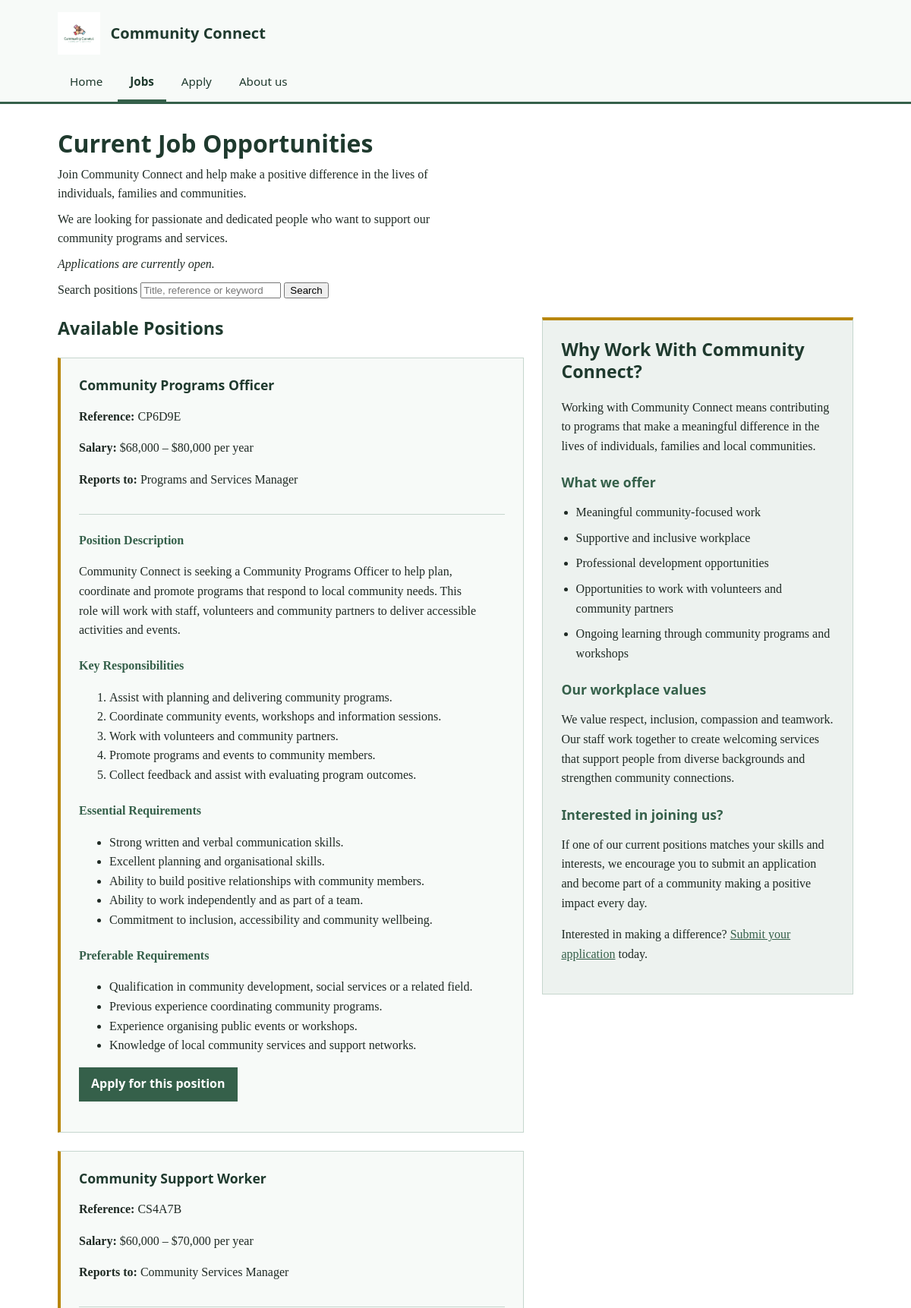
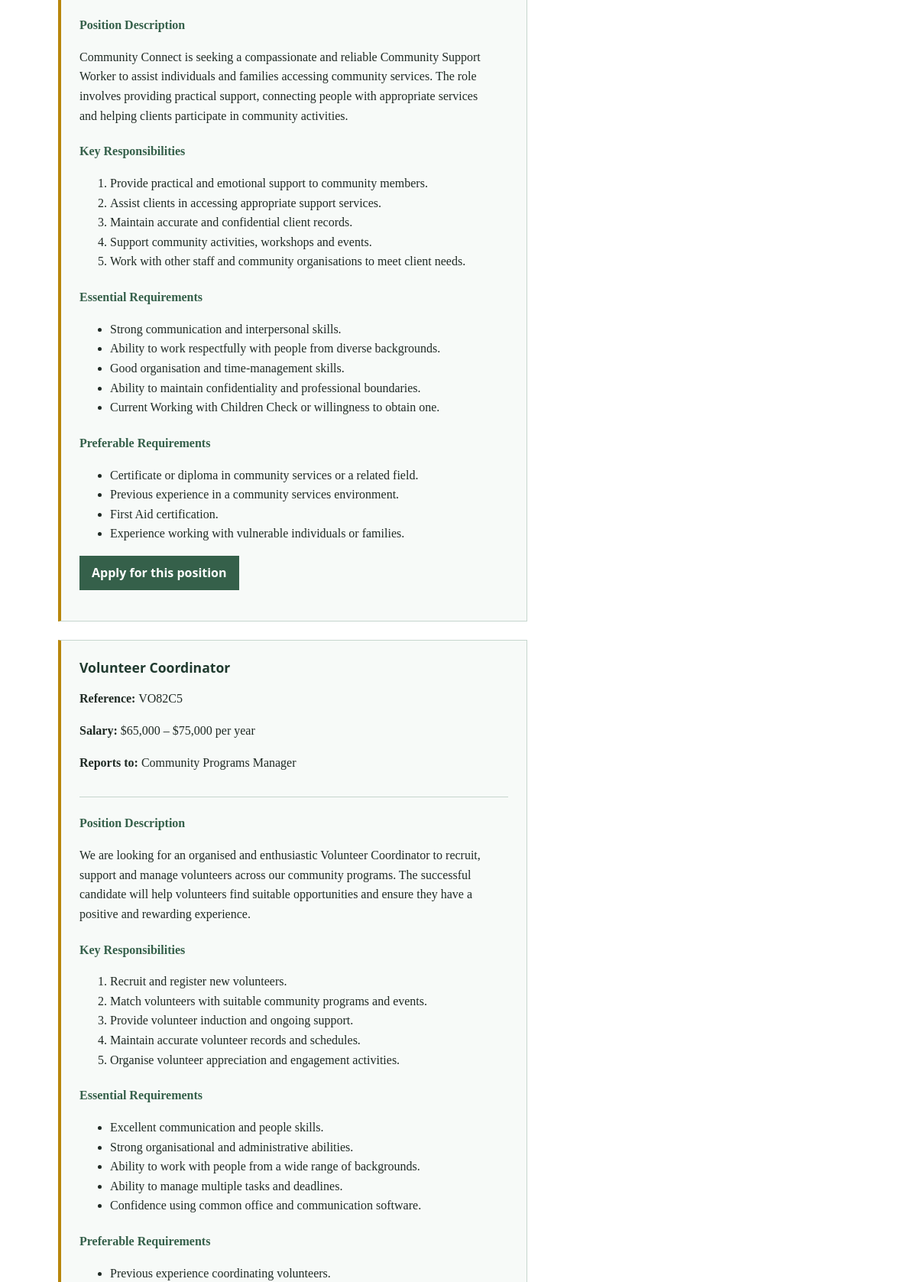
/jobs.php (upper part), run on the app's committed database (2 pictures, top to bottom).
### tables this page shows
CREATE TABLE IF NOT EXISTS jobs (
  job_reference CHAR(6) NOT NULL PRIMARY KEY,
  title VARCHAR(100) NOT NULL,
  description TEXT NOT NULL,
  salary_range VARCHAR(60) NOT NULL,
  reports_to VARCHAR(100) NOT NULL,
  responsibilities TEXT NOT NULL,            
  essential_qualifications TEXT NOT NULL,    
  preferable_qualifications TEXT NULL        
);

### jobs.php (the view, shortened to what this page needs)
<?php
require_once __DIR__ . '/settings.php';
function e($value) {
    return htmlspecialchars((string)$value, ENT_QUOTES, 'UTF-8');
}
function render_items($text) {
    $html = '';
    foreach (preg_split('/\R/', trim((string)$text), -1, PREG_SPLIT_NO_EMPTY) as $item) {
        $html .= '<li>' . e(trim($item)) . "</li>\n";
    }
    return $html;
}
$search = (isset($_GET['q']) && is_string($_GET['q'])) ? mb_substr(trim($_GET['q']), 0, 100) : '';
$jobs = [];
$db_error = false;
try {
    $conn = mysqli_connect($host, $user, $password, $database);
    mysqli_set_charset($conn, 'utf8mb4');
    if ($search === '') {
        $stmt = mysqli_prepare($conn, "SELECT * FROM jobs ORDER BY title");
    }
    mysqli_stmt_execute($stmt);
    $result = mysqli_stmt_get_result($stmt);
    while ($row = mysqli_fetch_assoc($result)) {
        $jobs[] = $row;
    }
} catch (Throwable $ex) {
    $db_error = true;
}
?>
<!DOCTYPE html>
<html lang="en">
<head>
    <link rel="stylesheet" href="styles/styles.css">
</head>
<body class="page-jobs">
    <?php require __DIR__ . '/header.inc'; ?>
    <?php require __DIR__ . '/nav.inc'; ?>
    <main id="main-content">
        <section>
            <h1>Current Job Opportunities</h1>
            <p>
                Join Community Connect and help make a positive difference
                in the lives of individuals, families and communities.
            </p>
            <p>
                We are looking for passionate and dedicated people who want
                to support our community programs and services.
            </p>
            <p class="job-note">Applications are currently open.</p>
<form method="get" action="jobs.php" role="search" class="job-search">
    <label for="q">Search positions</label>
    <input type="search" id="q" name="q" maxlength="100"
           value="<?php echo e($search); ?>" placeholder="Title, reference or keyword">
    <button type="submit">Search</button>
</form>
        </section>
        <section aria-labelledby="available-jobs">
            <h2 id="available-jobs">Available Positions</h2>
           <?php if ($db_error): ?>
                <p>Sorry, job listings are temporarily unavailable. Please try again later.</p>
            <?php elseif (!$jobs): ?>
                <p>No positions found<?php echo $search !== '' ? ' for &quot;' . e($search) . '&quot;' : ''; ?>.
                   <?php if ($search !== ''): ?><a href="jobs.php">View all positions</a><?php endif; ?></p>
            <?php else: ?>
                <?php foreach ($jobs as $job): ?>
                <article>
                    <header>
                        <h3><?php echo e($job['title']); ?></h3>
                        <p><strong>Reference:</strong> <?php echo e($job['job_reference']); ?></p>
                        <p><strong>Salary:</strong> <?php echo e($job['salary_range']); ?></p>
                        <p><strong>Reports to:</strong> <?php echo e($job['reports_to']); ?></p>
                    </header>
                    <section>
                        <h4>Position Description</h4>
                        <p><?php echo e($job['description']); ?></p>
                    </section>
                    <section>
                        <h4>Key Responsibilities</h4>
                        <ol><?php echo render_items($job['responsibilities']); ?></ol>
                    </section>
                    <section>
                        <h4>Essential Requirements</h4>
                        <ul><?php echo render_items($job['essential_qualifications']); ?></ul>
                    </section>
                    <?php if (trim((string)$job['preferable_qualifications']) !== ''): ?>
                    <section>
                        <h4>Preferable Requirements</h4>
                        <ul><?php echo render_items($job['preferable_qualifications']); ?></ul>
                    </section>
                    <?php endif; ?>
                    <p><a href="apply.php">Apply for this position</a></p>
                </article>
                <?php endforeach; ?>
            <?php endif; ?>
        </section>
        <aside>
            <h2>Why Work With Community Connect?</h2>
            <p>
                Working with Community Connect means contributing to programs
                that make a meaningful difference in the lives of individuals,
                families and local communities.
            </p>
            <h3>What we offer</h3>
            <ul>
                <li>Meaningful community-focused work</li>
                <li>Supportive and inclusive workplace</li>
                <li>Professional development opportunities</li>
                <li>Opportunities to work with volunteers and community partners</li>
                <li>Ongoing learning through community programs and workshops</li>
            </ul>
            <h3>Our workplace values</h3>
            <p>
                We value respect, inclusion, compassion and teamwork. Our staff
                work together to create welcoming services that support people
                from diverse backgrounds and strengthen community connections.
            </p>
            <h3>Interested in joining us?</h3>
            <p>
                If one of our current positions matches your skills and interests,
                we encourage you to submit an application and become part of a
                community making a positive impact every day.
            </p>
            <p>
                Interested in making a difference?
                <a href="apply.php">Submit your application</a> today.
            </p>
        </aside>
    </main>
</body>
</html>

### styles/styles.css (style rules this page uses)
* { box-sizing: border-box; }
body { margin: 0; font-family: Georgia, "Times New Roman", serif; line-height: 1.6; color: #1F2A24; background-color: #FFFFFF; }
h1, h2, h3 { font-family: "Segoe UI", Tahoma, Verdana, sans-serif; line-height: 1.25; color: #1F3A2E; }
h1 { font-size: 2rem; margin-bottom: 0.75rem; }
h2 { font-size: 1.45rem; margin-top: 2rem; }
h3 { font-size: 1.1rem; margin-top: 1.4rem; }
p { max-width: 66ch; }
a { color: #35604A; }
main { max-width: 68rem; margin: 0 auto; padding: 2rem 1.25rem 3rem; }
.page-jobs #main-content { display: grid; grid-template-columns: 3fr 2fr; gap: 1.5rem; }
.page-jobs #main-content > section:first-child { grid-column: 1 / -1; margin: 0; padding: 0; }
.page-jobs #main-content > section:first-child h1 { margin-top: 0; margin-bottom: 0.5rem; }
.page-jobs #main-content > section:first-child p { margin-top: 0.5rem; margin-bottom: 0.5rem; }
.page-jobs .job-note { font-style: italic; }
.page-jobs section[aria-labelledby="available-jobs"] { display: grid; grid-template-columns: 1fr; gap: 1.5rem; }
.page-jobs section[aria-labelledby="available-jobs"] > h2 { margin-top: 0; margin-bottom: 0; }
.page-jobs article { padding: 1.5rem; background-color: #F7FAF8; border-left: 4px solid #B8860B; border-top: 1px solid #C6D6CE; border-right: 1px solid #C6D6CE; border-bottom: 1px solid #C6D6CE; }
.page-jobs article h3 { margin-top: 0; color: #1F3A2E; }
.page-jobs article header { padding-bottom: 1rem; border-bottom: 1px solid #C6D6CE; }
.page-jobs article h4 { color: #35604A; margin-bottom: 0.4rem; }
.page-jobs article > p:last-child a { display: inline-block; padding: 0.6rem 1rem; background-color: #35604A; color: #FFFFFF; text-decoration: none; font-family: "Segoe UI", Tahoma, Verdana, sans-serif; font-weight: 600; }
.page-jobs aside { padding: 1.5rem; background-color: #EDF2EF; border: 1px solid #C6D6CE; border-top: 4px solid #B8860B; align-self: start; }
.page-jobs aside h2 { margin-top: 0; }
.page-jobs aside h3 { color: #35604A; margin-top: 1.5rem; margin-bottom: 0.5rem; }
.page-jobs aside ul { padding-left: 1.2rem; }
.page-jobs aside li { margin-bottom: 0.5rem; }

### jobs.php (style rules this page uses)
.job-note { font-style: italic; }

### data on the page
jobs: title "Community Programs Officer", job_reference "CP6D9E", salary_range "$68,000 – $80,000 per year", reports_to "Programs and Services Manager", description "Community Connect is seeking a Community Programs Officer to help plan, coordinate and promote programs that respond to local community needs. This role will work with staff, volunteers and community partners to deliver accessible activities and events.", responsibilities "Assist with planning and delivering community programs.", responsibilities "Coordinate community events, workshops and information sessions.", responsibilities "Work with volunteers and community partners.", responsibilities "Promote programs and events to community members.", responsibilities "Collect feedback and assist with evaluating program outcomes.", essential_qualifications "Strong written and verbal communication skills.", essential_qualifications "Excellent planning and organisational skills.", essential_qualifications "Ability to build positive relationships with community members.", essential_qualifications "Ability to work independently and as part of a team.", essential_qualifications "Commitment to inclusion, accessibility and community wellbeing.", preferable_qualifications "Qualification in community development, social services or a related field.", preferable_qualifications "Previous experience coordinating community programs.", preferable_qualifications "Experience organising public events or workshops.", preferable_qualifications "Knowledge of local community services and support networks."
jobs: title "Community Support Worker", job_reference "CS4A7B", salary_range "$60,000 – $70,000 per year", reports_to "Community Services Manager", description "Community Connect is seeking a compassionate and reliable Community Support Worker to assist individuals and families accessing community services. The role involves providing practical support, connecting people with appropriate services and helping clients participate in community activities.", responsibilities "Provide practical and emotional support to community members.", responsibilities "Assist clients in accessing appropriate support services.", responsibilities "Maintain accurate and confidential client records.", responsibilities "Support community activities, workshops and events.", responsibilities "Work with other staff and community organisations to meet client needs.", essential_qualifications "Strong communication and interpersonal skills.", essential_qualifications "Ability to work respectfully with people from diverse backgrounds.", essential_qualifications "Good organisation and time-management skills.", essential_qualifications "Ability to maintain confidentiality and professional boundaries.", essential_qualifications "Current Working with Children Check or willingness to obtain one.", preferable_qualifications "Certificate or diploma in community services or a related field.", preferable_qualifications "Previous experience in a community services environment.", preferable_qualifications "First Aid certification.", preferable_qualifications "Experience working with vulnerable individuals or families."
jobs: title "Volunteer Coordinator", job_reference "VO82C5", salary_range "$65,000 – $75,000 per year", reports_to "Community Programs Manager", description "We are looking for an organised and enthusiastic Volunteer Coordinator to recruit, support and manage volunteers across our community programs. The successful candidate will help volunteers find suitable opportunities and ensure they have a positive and rewarding experience.", responsibilities "Recruit and register new volunteers.", responsibilities "Match volunteers with suitable community programs and events.", responsibilities "Provide volunteer induction and ongoing support.", responsibilities "Maintain accurate volunteer records and schedules.", responsibilities "Organise volunteer appreciation and engagement activities.", essential_qualifications "Excellent communication and people skills.", essential_qualifications "Strong organisational and administrative abilities.", essential_qualifications "Ability to work with people from a wide range of backgrounds.", essential_qualifications "Ability to manage multiple tasks and deadlines.", essential_qualifications "Confidence using common office and communication software.", preferable_qualifications "Previous experience coordinating volunteers."
